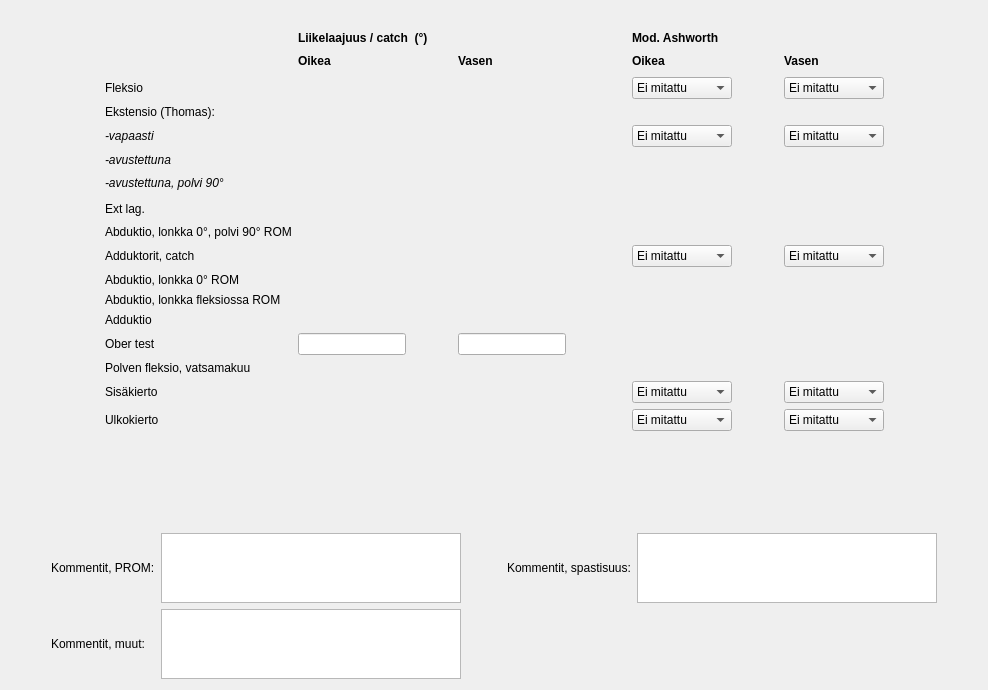
      <widget class="QWidget" name="tabLonkka">
       <attribute name="title">
        <string>Lonkka</string>
       </attribute>
       <layout class="QVBoxLayout" name="verticalLayout_4">
        <item>
         <layout class="QGridLayout" name="gridLayout">
          <item row="6" column="2">
           <widget class="CheckDegSpinBox" name="csbLonkkaEkstensioVapOik" native="true"/>
          </item>
          <item row="15" column="1">
           <widget class="QLabel" name="label_29">
            <property name="font">
             <font>
              <italic>false</italic>
             </font>
            </property>
            <property name="text">
             <string>Abduktio, lonkka fleksiossa ROM</string>
            </property>
           </widget>
          </item>
          <item row="10" column="9">
           <spacer name="horizontalSpacer_7">
            <property name="orientation">
             <enum>Qt::Horizontal</enum>
            </property>
            <property name="sizeHint" stdset="0">
             <size>
              <width>40</width>
              <height>20</height>
             </size>
            </property>
           </spacer>
          </item>
          <item row="10" column="1">
           <widget class="QLabel" name="label_22">
            <property name="text">
             <string>Ext lag.</string>
            </property>
           </widget>
          </item>
          <item row="9" column="2">
           <widget class="CheckDegSpinBox" name="csbLonkkaEkstensioPolvi90Oik" native="true"/>
          </item>
          <item row="17" column="1">
           <widget class="QLabel" name="label_17">
            <property name="text">
             <string>Ober test</string>
            </property>
           </widget>
          </item>
          <item row="7" column="4">
           <widget class="CheckDegSpinBox" name="csbLonkkaEkstensioAvVas" native="true"/>
          </item>
          <item row="2" column="6" colspan="3">
           <widget class="QLabel" name="label_88">
            <property name="font">
             <font>
              <weight>75</weight>
              <bold>true</bold>
             </font>
            </property>
            <property name="text">
             <string>Mod. Ashworth</string>
            </property>
            <property name="textFormat">
             <enum>Qt::AutoText</enum>
            </property>
           </widget>
          </item>
          <item row="3" column="2">
           <widget class="QLabel" name="label_75">
            <property name="font">
             <font>
              <weight>75</weight>
              <bold>true</bold>
             </font>
            </property>
            <property name="text">
             <string>Oikea</string>
            </property>
           </widget>
          </item>
          <item row="19" column="4">
           <widget class="CheckDegSpinBox" name="csbLonkkaSisakiertoVas" native="true"/>
          </item>
          <item row="20" column="1">
           <widget class="QLabel" name="label_55">
            <property name="text">
             <string>Ulkokierto</string>
            </property>
           </widget>
          </item>
          <item row="7" column="2">
           <widget class="CheckDegSpinBox" name="csbLonkkaEkstensioAvOik" native="true"/>
          </item>
          <item row="18" column="1">
           <widget class="QLabel" name="label_34">
            <property name="text">
             <string>Polven fleksio, vatsamakuu</string>
            </property>
           </widget>
          </item>
          <item row="19" column="1">
           <widget class="QLabel" name="label_18">
            <property name="text">
             <string>Sisäkierto</string>
            </property>
           </widget>
          </item>
          <item row="4" column="4">
           <widget class="CheckDegSpinBox" name="csbLonkkaFleksioVas" native="true"/>
          </item>
          <item row="11" column="2">
           <widget class="CheckDegSpinBox" name="csbLonkkaAbduktioLonkka0Polvi90Oik" native="true"/>
          </item>
          <item row="10" column="2">
           <widget class="CheckDegSpinBox" name="csbLonkkaExtLagOik" native="true"/>
          </item>
          <item row="16" column="1">
           <widget class="QLabel" name="label_16">
            <property name="text">
             <string>Adduktio</string>
            </property>
           </widget>
          </item>
          <item row="4" column="6">
           <widget class="QComboBox" name="cbLonkkaFleksioModAOik">
            <property name="sizePolicy">
             <sizepolicy hsizetype="Fixed" vsizetype="Fixed">
              <horstretch>0</horstretch>
              <verstretch>0</verstretch>
             </sizepolicy>
            </property>
            <property name="minimumSize">
             <size>
              <width>100</width>
              <height>0</height>
             </size>
            </property>
            <item>
             <property name="text">
              <string>Ei mitattu</string>
             </property>
            </item>
            <item>
             <property name="text">
              <string>0</string>
             </property>
            </item>
            <item>
             <property name="text">
              <string>1</string>
             </property>
            </item>
            <item>
             <property name="text">
              <string>1+</string>
             </property>
            </item>
            <item>
             <property name="text">
              <string>2</string>
             </property>
            </item>
            <item>
             <property name="text">
              <string>3</string>
             </property>
            </item>
            <item>
             <property name="text">
              <string>4</string>
             </property>
            </item>
           </widget>
          </item>
          <item row="19" column="6">
           <widget class="QComboBox" name="cbLonkkaSisakiertoModAOik">
            <property name="sizePolicy">
             <sizepolicy hsizetype="Fixed" vsizetype="Fixed">
              <horstretch>0</horstretch>
              <verstretch>0</verstretch>
             </sizepolicy>
            </property>
            <property name="minimumSize">
             <size>
              <width>100</width>
              <height>0</height>
             </size>
            </property>
            <item>
             <property name="text">
              <string>Ei mitattu</string>
             </property>
            </item>
            <item>
             <property name="text">
              <string>0</string>
             </property>
            </item>
            <item>
             <property name="text">
              <string>1</string>
             </property>
            </item>
            <item>
             <property name="text">
              <string>1+</string>
             </property>
            </item>
            <item>
             <property name="text">
              <string>2</string>
             </property>
            </item>
            <item>
             <property name="text">
              <string>3</string>
             </property>
            </item>
            <item>
             <property name="text">
              <string>4</string>
             </property>
            </item>
           </widget>
          </item>
          <item row="16" column="4">
           <widget class="CheckDegSpinBox" name="csbLonkkaAdduktioVas" native="true"/>
          </item>
          <item row="4" column="8">
           <widget class="QComboBox" name="cbLonkkaFleksioModAVas">
            <property name="sizePolicy">
             <sizepolicy hsizetype="Fixed" vsizetype="Fixed">
              <horstretch>0</horstretch>
              <verstretch>0</verstretch>
             </sizepolicy>
            </property>
            <property name="minimumSize">
             <size>
              <width>100</width>
              <height>0</height>
             </size>
            </property>
            <item>
             <property name="text">
              <string>Ei mitattu</string>
             </property>
            </item>
            <item>
             <property name="text">
              <string>0</string>
             </property>
            </item>
            <item>
             <property name="text">
              <string>1</string>
             </property>
            </item>
            <item>
             <property name="text">
              <string>1+</string>
             </property>
            </item>
            <item>
             <property name="text">
              <string>2</string>
             </property>
            </item>
            <item>
             <property name="text">
              <string>3</string>
             </property>
            </item>
            <item>
             <property name="text">
              <string>4</string>
             </property>
            </item>
           </widget>
          </item>
          <item row="6" column="6">
           <widget class="QComboBox" name="cbLonkkaEkstensioModAOik">
            <property name="sizePolicy">
             <sizepolicy hsizetype="Fixed" vsizetype="Fixed">
              <horstretch>0</horstretch>
              <verstretch>0</verstretch>
             </sizepolicy>
            </property>
            <property name="minimumSize">
             <size>
              <width>100</width>
              <height>0</height>
             </size>
            </property>
            <item>
             <property name="text">
              <string>Ei mitattu</string>
             </property>
            </item>
            <item>
             <property name="text">
              <string>0</string>
             </property>
            </item>
            <item>
             <property name="text">
              <string>1</string>
             </property>
            </item>
            <item>
             <property name="text">
              <string>1+</string>
             </property>
            </item>
            <item>
             <property name="text">
              <string>2</string>
             </property>
            </item>
            <item>
             <property name="text">
              <string>3</string>
             </property>
            </item>
            <item>
             <property name="text">
              <string>4</string>
             </property>
            </item>
           </widget>
          </item>
          <item row="11" column="1">
           <widget class="QLabel" name="label_15">
            <property name="font">
             <font>
              <italic>false</italic>
             </font>
            </property>
            <property name="text">
             <string>Abduktio, lonkka 0°, polvi 90° ROM</string>
            </property>
           </widget>
          </item>
          <item row="12" column="6">
           <widget class="QComboBox" name="cbLonkkaAdduktoritModAOik">
            <property name="sizePolicy">
             <sizepolicy hsizetype="Fixed" vsizetype="Fixed">
              <horstretch>0</horstretch>
              <verstretch>0</verstretch>
             </sizepolicy>
            </property>
            <property name="minimumSize">
             <size>
              <width>100</width>
              <height>0</height>
             </size>
            </property>
            <item>
             <property name="text">
              <string>Ei mitattu</string>
             </property>
            </item>
            <item>
             <property name="text">
              <string>0</string>
             </property>
            </item>
            <item>
             <property name="text">
              <string>1</string>
             </property>
            </item>
            <item>
             <property name="text">
              <string>1+</string>
             </property>
            </item>
            <item>
             <property name="text">
              <string>2</string>
             </property>
            </item>
            <item>
             <property name="text">
              <string>3</string>
             </property>
            </item>
            <item>
             <property name="text">
              <string>4</string>
             </property>
            </item>
           </widget>
          </item>
          <item row="16" column="2">
           <widget class="CheckDegSpinBox" name="csbLonkkaAdduktioOik" native="true"/>
          </item>
          <item row="13" column="4">
           <widget class="CheckDegSpinBox" name="csbLonkkaAbduktioLonkka0Vas" native="true"/>
          </item>
          <item row="13" column="2">
           <widget class="CheckDegSpinBox" name="csbLonkkaAbduktioLonkka0Oik" native="true"/>
          </item>
          <item row="9" column="1">
           <widget class="QLabel" name="label_11">
            <property name="font">
             <font>
              <italic>true</italic>
             </font>
            </property>
            <property name="text">
             <string>-avustettuna, polvi 90°</string>
            </property>
           </widget>
          </item>
          <item row="15" column="4">
           <widget class="CheckDegSpinBox" name="csbLonkkaAbduktioLonkkaFleksVas" native="true"/>
          </item>
          <item row="15" column="2">
           <widget class="CheckDegSpinBox" name="csbLonkkaAbduktioLonkkaFleksOik" native="true"/>
          </item>
          <item row="4" column="1">
           <widget class="QLabel" name="label_7">
            <property name="text">
             <string>Fleksio</string>
            </property>
           </widget>
          </item>
          <item row="7" column="1">
           <widget class="QLabel" name="label_10">
            <property name="font">
             <font>
              <italic>true</italic>
             </font>
            </property>
            <property name="text">
             <string>-avustettuna</string>
            </property>
           </widget>
          </item>
          <item row="6" column="4">
           <widget class="CheckDegSpinBox" name="csbLonkkaEkstensioVapVas" native="true"/>
          </item>
          <item row="4" column="2">
           <widget class="CheckDegSpinBox" name="csbLonkkaFleksioOik" native="true"/>
          </item>
          <item row="9" column="4">
           <widget class="CheckDegSpinBox" name="csbLonkkaEkstensioPolvi90Vas" native="true"/>
          </item>
          <item row="3" column="8">
           <widget class="QLabel" name="label_90">
            <property name="font">
             <font>
              <weight>75</weight>
              <bold>true</bold>
             </font>
            </property>
            <property name="text">
             <string>Vasen</string>
            </property>
           </widget>
          </item>
          <item row="9" column="0">
           <spacer name="horizontalSpacer_3">
            <property name="orientation">
             <enum>Qt::Horizontal</enum>
            </property>
            <property name="sizeHint" stdset="0">
             <size>
              <width>40</width>
              <height>20</height>
             </size>
            </property>
           </spacer>
          </item>
          <item row="3" column="4">
           <widget class="QLabel" name="label_76">
            <property name="font">
             <font>
              <weight>75</weight>
              <bold>true</bold>
             </font>
            </property>
            <property name="text">
             <string>Vasen</string>
            </property>
           </widget>
          </item>
          <item row="19" column="2">
           <widget class="CheckDegSpinBox" name="csbLonkkaSisakiertoOik" native="true"/>
          </item>
          <item row="2" column="2" colspan="3">
           <widget class="QLabel" name="label_77">
            <property name="font">
             <font>
              <weight>75</weight>
              <bold>true</bold>
             </font>
            </property>
            <property name="text">
             <string>Liikelaajuus / catch  (°)</string>
            </property>
            <property name="textFormat">
             <enum>Qt::AutoText</enum>
            </property>
           </widget>
          </item>
          <item row="6" column="1">
           <widget class="QLabel" name="label_9">
            <property name="font">
             <font>
              <italic>true</italic>
             </font>
            </property>
            <property name="text">
             <string>-vapaasti</string>
            </property>
           </widget>
          </item>
          <item row="13" column="1">
           <widget class="QLabel" name="label_14">
            <property name="font">
             <font>
              <italic>false</italic>
             </font>
            </property>
            <property name="text">
             <string>Abduktio, lonkka 0° ROM</string>
            </property>
           </widget>
          </item>
          <item row="20" column="4">
           <widget class="CheckDegSpinBox" name="csbLonkkaUlkokiertoVas" native="true"/>
          </item>
          <item row="11" column="4">
           <widget class="CheckDegSpinBox" name="csbLonkkaAbduktioLonkka0Polvi90Vas" native="true"/>
          </item>
          <item row="10" column="4">
           <widget class="CheckDegSpinBox" name="csbLonkkaExtLagVas" native="true"/>
          </item>
          <item row="12" column="4">
           <widget class="CheckDegSpinBox" name="csbLonkkaAdduktoritCatchVas" native="true">
            <property name="defaultText" stdset="0">
             <string>Ei</string>
            </property>
           </widget>
          </item>
          <item row="12" column="2">
           <widget class="CheckDegSpinBox" name="csbLonkkaAdduktoritCatchOik" native="true">
            <property name="defaultText" stdset="0">
             <string>Ei</string>
            </property>
           </widget>
          </item>
          <item row="20" column="2">
           <widget class="CheckDegSpinBox" name="csbLonkkaUlkokiertoOik" native="true"/>
          </item>
          <item row="6" column="8">
           <widget class="QComboBox" name="cbLonkkaEkstensioModAVas">
            <property name="sizePolicy">
             <sizepolicy hsizetype="Fixed" vsizetype="Fixed">
              <horstretch>0</horstretch>
              <verstretch>0</verstretch>
             </sizepolicy>
            </property>
            <property name="minimumSize">
             <size>
              <width>100</width>
              <height>0</height>
             </size>
            </property>
            <item>
             <property name="text">
              <string>Ei mitattu</string>
             </property>
            </item>
            <item>
             <property name="text">
              <string>0</string>
             </property>
            </item>
            <item>
             <property name="text">
              <string>1</string>
             </property>
            </item>
            <item>
             <property name="text">
              <string>1+</string>
             </property>
            </item>
            <item>
             <property name="text">
              <string>2</string>
             </property>
            </item>
            <item>
             <property name="text">
              <string>3</string>
             </property>
            </item>
            <item>
             <property name="text">
              <string>4</string>
             </property>
            </item>
           </widget>
          </item>
          <item row="20" column="6">
           <widget class="QComboBox" name="cbLonkkaUlkokiertoModAOik">
            <property name="sizePolicy">
             <sizepolicy hsizetype="Fixed" vsizetype="Fixed">
              <horstretch>0</horstretch>
              <verstretch>0</verstretch>
             </sizepolicy>
            </property>
            <property name="minimumSize">
             <size>
              <width>100</width>
              <height>0</height>
             </size>
            </property>
            <item>
             <property name="text">
              <string>Ei mitattu</string>
             </property>
            </item>
            <item>
             <property name="text">
              <string>0</string>
             </property>
            </item>
            <item>
             <property name="text">
              <string>1</string>
             </property>
            </item>
            <item>
             <property name="text">
              <string>1+</string>
             </property>
            </item>
            <item>
             <property name="text">
              <string>2</string>
             </property>
            </item>
            <item>
             <property name="text">
              <string>3</string>
             </property>
            </item>
            <item>
             <property name="text">
              <string>4</string>
             </property>
            </item>
           </widget>
          </item>
          <item row="20" column="8">
           <widget class="QComboBox" name="cbLonkkaUlkokiertoModAVas">
            <property name="sizePolicy">
             <sizepolicy hsizetype="Fixed" vsizetype="Fixed">
              <horstretch>0</horstretch>
              <verstretch>0</verstretch>
             </sizepolicy>
            </property>
            <property name="minimumSize">
             <size>
              <width>100</width>
              <height>0</height>
             </size>
            </property>
            <item>
             <property name="text">
              <string>Ei mitattu</string>
             </property>
            </item>
            <item>
             <property name="text">
              <string>0</string>
             </property>
            </item>
            <item>
             <property name="text">
              <string>1</string>
             </property>
            </item>
            <item>
             <property name="text">
              <string>1+</string>
             </property>
            </item>
            <item>
             <property name="text">
              <string>2</string>
             </property>
            </item>
            <item>
             <property name="text">
              <string>3</string>
             </property>
            </item>
            <item>
             <property name="text">
              <string>4</string>
             </property>
            </item>
           </widget>
          </item>
          <item row="12" column="8">
           <widget class="QComboBox" name="cbLonkkaAdduktoritModAVas">
            <property name="sizePolicy">
             <sizepolicy hsizetype="Fixed" vsizetype="Fixed">
              <horstretch>0</horstretch>
              <verstretch>0</verstretch>
             </sizepolicy>
            </property>
            <property name="minimumSize">
             <size>
              <width>100</width>
              <height>0</height>
             </size>
            </property>
            <item>
             <property name="text">
              <string>Ei mitattu</string>
             </property>
            </item>
            <item>
             <property name="text">
              <string>0</string>
             </property>
            </item>
            <item>
             <property name="text">
              <string>1</string>
             </property>
            </item>
            <item>
             <property name="text">
              <string>1+</string>
             </property>
            </item>
            <item>
             <property name="text">
              <string>2</string>
             </property>
            </item>
            <item>
             <property name="text">
              <string>3</string>
             </property>
            </item>
            <item>
             <property name="text">
              <string>4</string>
             </property>
            </item>
           </widget>
          </item>
          <item row="5" column="1">
           <widget class="QLabel" name="label_8">
            <property name="text">
             <string>Ekstensio (Thomas):</string>
            </property>
           </widget>
          </item>
          <item row="12" column="1">
           <widget class="QLabel" name="label_12">
            <property name="text">
             <string>Adduktorit, catch</string>
            </property>
           </widget>
          </item>
          <item row="3" column="6">
           <widget class="QLabel" name="label_89">
            <property name="font">
             <font>
              <weight>75</weight>
              <bold>true</bold>
             </font>
            </property>
            <property name="text">
             <string>Oikea</string>
            </property>
           </widget>
          </item>
          <item row="19" column="8">
           <widget class="QComboBox" name="cbLonkkaSisakiertoModAVas">
            <property name="sizePolicy">
             <sizepolicy hsizetype="Fixed" vsizetype="Fixed">
              <horstretch>0</horstretch>
              <verstretch>0</verstretch>
             </sizepolicy>
            </property>
            <property name="minimumSize">
             <size>
              <width>100</width>
              <height>0</height>
             </size>
            </property>
            <item>
             <property name="text">
              <string>Ei mitattu</string>
             </property>
            </item>
            <item>
             <property name="text">
              <string>0</string>
             </property>
            </item>
            <item>
             <property name="text">
              <string>1</string>
             </property>
            </item>
            <item>
             <property name="text">
              <string>1+</string>
             </property>
            </item>
            <item>
             <property name="text">
              <string>2</string>
             </property>
            </item>
            <item>
             <property name="text">
              <string>3</string>
             </property>
            </item>
            <item>
             <property name="text">
              <string>4</string>
             </property>
            </item>
           </widget>
          </item>
          <item row="3" column="5">
           <spacer name="horizontalSpacer_16">
            <property name="orientation">
             <enum>Qt::Horizontal</enum>
            </property>
            <property name="sizeType">
             <enum>QSizePolicy::Fixed</enum>
            </property>
            <property name="sizeHint" stdset="0">
             <size>
              <width>60</width>
              <height>20</height>
             </size>
            </property>
           </spacer>
          </item>
          <item row="9" column="3">
           <spacer name="horizontalSpacer_17">
            <property name="orientation">
             <enum>Qt::Horizontal</enum>
            </property>
            <property name="sizeType">
             <enum>QSizePolicy::Fixed</enum>
            </property>
            <property name="sizeHint" stdset="0">
             <size>
              <width>40</width>
              <height>20</height>
             </size>
            </property>
           </spacer>
          </item>
          <item row="6" column="7">
           <spacer name="horizontalSpacer_18">
            <property name="orientation">
             <enum>Qt::Horizontal</enum>
            </property>
            <property name="sizeType">
             <enum>QSizePolicy::Fixed</enum>
            </property>
            <property name="sizeHint" stdset="0">
             <size>
              <width>40</width>
              <height>20</height>
             </size>
            </property>
           </spacer>
          </item>
          <item row="17" column="2">
           <widget class="QLineEdit" name="lnLonkkaOberOik"/>
          </item>
          <item row="17" column="4">
           <widget class="QLineEdit" name="lnLonkkaOberVas"/>
          </item>
          <item row="1" column="2">
           <spacer name="verticalSpacer_37">
            <property name="orientation">
             <enum>Qt::Vertical</enum>
            </property>
            <property name="sizeType">
             <enum>QSizePolicy::Fixed</enum>
            </property>
            <property name="sizeHint" stdset="0">
             <size>
              <width>20</width>
              <height>20</height>
             </size>
            </property>
           </spacer>
          </item>
         </layout>
        </item>
        <item>
         <spacer name="verticalSpacer_2">
          <property name="orientation">
           <enum>Qt::Vertical</enum>
          </property>
          <property name="sizeHint" stdset="0">
           <size>
            <width>20</width>
            <height>76</height>
           </size>
          </property>
         </spacer>
        </item>
        <item>
         <layout class="QGridLayout" name="gridLayout_4">
          <item row="0" column="11">
           <spacer name="horizontalSpacer_5">
            <property name="orientation">
             <enum>Qt::Horizontal</enum>
            </property>
            <property name="sizeHint" stdset="0">
             <size>
              <width>40</width>
              <height>20</height>
             </size>
            </property>
           </spacer>
          </item>
          <item row="0" column="0">
           <spacer name="horizontalSpacer_4">
            <property name="orientation">
             <enum>Qt::Horizontal</enum>
            </property>
            <property name="sizeHint" stdset="0">
             <size>
              <width>40</width>
              <height>20</height>
             </size>
            </property>
           </spacer>
          </item>
          <item row="1" column="7">
           <widget class="QTextEdit" name="cmtLonkkaSpast">
            <property name="sizePolicy">
             <sizepolicy hsizetype="Fixed" vsizetype="Fixed">
              <horstretch>0</horstretch>
              <verstretch>0</verstretch>
             </sizepolicy>
            </property>
            <property name="minimumSize">
             <size>
              <width>300</width>
              <height>70</height>
             </size>
            </property>
            <property name="maximumSize">
             <size>
              <width>400</width>
              <height>70</height>
             </size>
            </property>
           </widget>
          </item>
          <item row="1" column="5">
           <widget class="QLabel" name="label_35">
            <property name="text">
             <string>Kommentit, spastisuus:</string>
            </property>
           </widget>
          </item>
          <item row="1" column="1">
           <widget class="QLabel" name="label_32">
            <property name="text">
             <string>Kommentit, PROM:</string>
            </property>
           </widget>
          </item>
          <item row="1" column="3">
           <widget class="QTextEdit" name="cmtLonkkaPROM">
            <property name="sizePolicy">
             <sizepolicy hsizetype="Expanding" vsizetype="Fixed">
              <horstretch>0</horstretch>
              <verstretch>0</verstretch>
             </sizepolicy>
            </property>
            <property name="minimumSize">
             <size>
              <width>300</width>
              <height>70</height>
             </size>
            </property>
            <property name="maximumSize">
             <size>
              <width>400</width>
              <height>70</height>
             </size>
            </property>
           </widget>
          </item>
          <item row="1" column="4">
           <spacer name="horizontalSpacer_6">
            <property name="orientation">
             <enum>Qt::Horizontal</enum>
            </property>
            <property name="sizeType">
             <enum>QSizePolicy::Fixed</enum>
            </property>
            <property name="sizeHint" stdset="0">
             <size>
              <width>40</width>
              <height>20</height>
             </size>
            </property>
           </spacer>
          </item>
          <item row="3" column="1">
           <widget class="QLabel" name="label_30">
            <property name="text">
             <string>Kommentit, muut:</string>
            </property>
           </widget>
          </item>
          <item row="3" column="3">
           <widget class="QTextEdit" name="cmtLonkkaMuut">
            <property name="sizePolicy">
             <sizepolicy hsizetype="Fixed" vsizetype="Fixed">
              <horstretch>0</horstretch>
              <verstretch>0</verstretch>
             </sizepolicy>
            </property>
            <property name="minimumSize">
             <size>
              <width>300</width>
              <height>70</height>
             </size>
            </property>
            <property name="maximumSize">
             <size>
              <width>400</width>
              <height>70</height>
             </size>
            </property>
           </widget>
          </item>
         </layout>
        </item>
       </layout>
       <zorder>verticalSpacer_2</zorder>
       <zorder></zorder>
      </widget>
